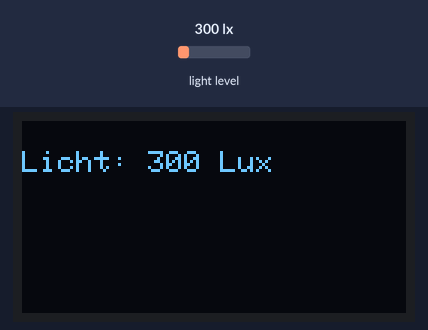
This sketch was run on a simulated ESP32. On the bench: 128×64 one-colour display. The test bench sets the inputs (shaded band); at power-on: light level 300 lx. What the sketch prints to the serial monitor is not drawn.

Above: at 3.2 s.
3.3 s: light level set to 40 lx
At 5.1 s:
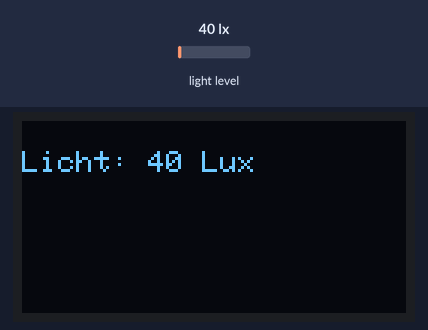
5.5 s: light level set to 500 lx
At 6.6 s:
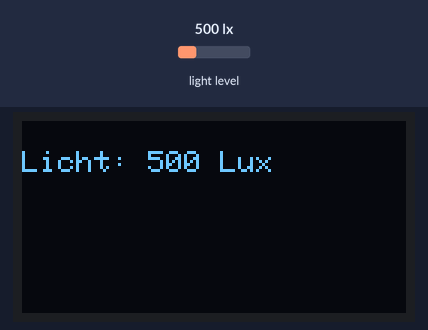
7.5 s: light level set to 1000 lx
At 9.3 s:
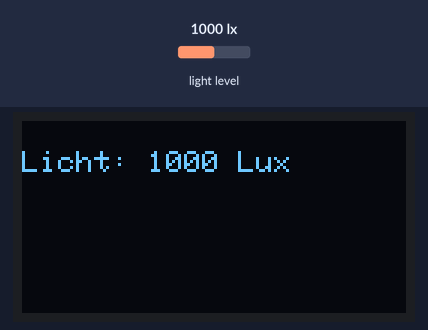
Timing chart, 0 to 10.8 s (numbered marks = the images above; inputs shaded):
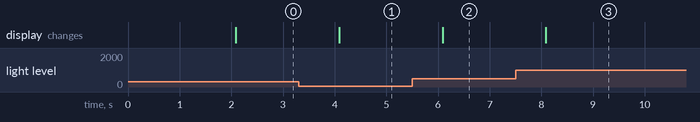

The sketch:

ESP32_Roboter_Auto_BH1750_Lichtstaerke_Sensor.ino
```cpp
/***************************************************
 * Autor: Ingmar Stapel
 * Webseite: www.custom-build-robots.com
 * Datu,: 2025-05-27
 * Version: 1.0
 * Beschreibung:
 *
 * Dieses ESP32-Programm misst die Umgebungslichtstärke mit einem
 * BH1750 I2C-Lichtsensor und zeigt den Wert in Lux auf einem
 * SSD1306 I2C OLED-Display an.
 * Es verwendet die BH1750-Bibliothek (von Christopher Laws) und
 * Adafruits GFX- und SSD1306-Bibliotheken für die Displaysteuerung.
 * Das Programm initialisiert beide I2C-Geräte, liest den Licht-
 * sensor etwa jede Sekunde aus und zeigt das Ergebnis auf
 * dem OLED an. Serielle Ausgabe zum Debuggen ist vorhanden, und
 * eine grundlegende Fehlerbehandlung für Sensor-/Display-Initialisierung
 * und Sensormessungen ist implementiert.
 *
 * Hardware:
 * - ESP32 Microcontroller
 * - BH1750 Light Sensor (I2C)
 * - SSD1306 OLED Display (I2C)
 *
 * I2C Pins (ESP32 default):
 * - SDA: GPIO 21
 * - SCL: GPIO 22
 *
 ****************************************************/

// Benötigte Bibliotheken einbinden
#include <Wire.h>                 // Für I2C-Kommunikation
#include <BH1750.h>               // Für den BH1750 Lichtsensor (von Christopher Laws)
#include <Adafruit_GFX.h>         // Basis-Grafikbibliothek für das Display
#include <Adafruit_SSD1306.h>     // Für das SSD1306 OLED Display

// I2C-Pinbelegung (Standard für die meisten ESP32-Boards)
// Diese können bei Bedarf angepasst werden.
// const int I2C_SDA_PIN = 21; // GPIO21
// const int I2C_SCL_PIN = 22; // GPIO22

// OLED Display Konfiguration
#define SCREEN_WIDTH 128 // OLED Display Breite in Pixeln
#define SCREEN_HEIGHT 64 // OLED Display Höhe in Pixeln
#define OLED_RESET    -1 // Reset Pin # (oder -1 wenn der Reset-Pin des Displays mit dem ESP32 Reset verbunden ist)
// Die I2C-Adresse des SSD1306 ist oft 0x3C oder 0x3D.
// Wenn das Display nicht erkannt wird, versuche die andere Adresse.
#define SCREEN_ADDRESS 0x3C

// Objekte für Sensor und Display erstellen
BH1750 lightMeter; // BH1750 Objekt
Adafruit_SSD1306 display(SCREEN_WIDTH, SCREEN_HEIGHT, &Wire, OLED_RESET); // SSD1306 Objekt

// Globale Variable für den letzten Zeitpunkt der Display-Aktualisierung
unsigned long previousMillis = 0;
const long interval = 1000; // Intervall für die Display-Aktualisierung (in Millisekunden)

void setup() {
  // Serielle Kommunikation für Debugging starten
  Serial.begin(115200);
  Serial.println("BH1750 & SSD1306 Testprogramm");

  // I2C-Bus initialisieren
  // Wire.begin(); // Standardinitialisierung, verwendet die Standard-Pins
  // Alternativ, falls benutzerdefinierte Pins benötigt werden:
  // Wire.begin(I2C_SDA_PIN, I2C_SCL_PIN);
  // Nutzt die Standard I2C Pins des ESP32 (GPIO 21 SDA, GPIO 22 SCL)
  Wire.begin();

  // BH1750 Sensor initialisieren
  Serial.println("Initialisiere BH1750 Sensor...");
  // Der BH1750 kann zwei Adressen haben: 0x23 (Standard) oder 0x5C (wenn ADDR-Pin auf HIGH)
  // Die Bibliothek versucht standardmäßig 0x23.
  // Wenn der Sensor eine andere Adresse hat: lightMeter.begin(BH1750::CONTINUOUS_HIGH_RES_MODE, 0x5C);
  if (lightMeter.begin(BH1750::CONTINUOUS_HIGH_RES_MODE)) {
    Serial.println("BH1750 Sensor erfolgreich initialisiert.");
  } else {
    Serial.println("Fehler: BH1750 Sensor nicht gefunden oder Initialisierung fehlgeschlagen!");
    // Hier könnte man eine Dauerschleife einbauen oder eine Fehlermeldung auf dem Display anzeigen,
    // falls das Display bereits initialisiert wäre. Da es noch nicht initialisiert ist,
    // beschränken wir uns auf die serielle Ausgabe.
    while (1) delay(10); // Anhalten bei Fehler
  }

  // SSD1306 Display initialisieren
  Serial.println("Initialisiere SSD1306 OLED Display...");
  if(!display.begin(SSD1306_SWITCHCAPVCC, SCREEN_ADDRESS)) {
    Serial.println(F("Fehler: SSD1306 Display nicht gefunden!"));
    // Programm anhalten, wenn das Display nicht initialisiert werden kann.
    while (1) delay(10);
  }
  Serial.println("SSD1306 OLED Display erfolgreich initialisiert.");

  // Display-Inhalt löschen
  display.clearDisplay();

  // Textfarbe setzen (weiß auf schwarzem Hintergrund)
  display.setTextColor(SSD1306_WHITE);
  // Textgröße setzen
  display.setTextSize(1);
  // Cursorposition setzen
  display.setCursor(0,0);
  display.println("BH1750 & SSD1306");
  display.println("Initialisierung...");
  display.display(); // Inhalt auf dem Display anzeigen
  delay(2000); // Kurze Pause, um die Initialisierungsnachricht zu sehen
}

void loop() {
  // Aktuelle Zeit erfassen
  unsigned long currentMillis = millis();

  // Nur etwa jede Sekunde aktualisieren
  if (currentMillis - previousMillis >= interval) {
    // Zeitstempel für die letzte Aktualisierung speichern
    previousMillis = currentMillis;

    float lux = lightMeter.readLightLevel(); // Lichtwert auslesen

    // Überprüfen, ob der Messwert gültig ist
    // Der Sensor gibt negative Werte zurück,
    // wenn ein Timeout während der Messung auftritt
    // oder wenn der Messwert außerhalb des gültigen Bereichs liegt.
    if (lux < 0) {
      Serial.println("Fehler beim Auslesen des BH1750 Sensors!");
      // Fehlermeldung auf dem Display anzeigen
      display.clearDisplay();
      display.setTextSize(1);
      display.setCursor(0,0);
      display.println("Sensor Fehler!");
      display.display();
    } else {
      // Lichtwert auf dem seriellen Monitor ausgeben
      Serial.print("Licht: ");
      Serial.print(lux);
      Serial.println(" Lux");

      // Display-Inhalt löschen
      display.clearDisplay();

      // Textgröße und Cursorposition für die Ausgabe setzen
      display.setTextSize(1); // Größerer Text für den Messwert
      display.setCursor(0, 10); // Etwas nach unten verschoben

      // Text für das Display formatieren
      // Umwandlung in Integer für eine saubere Anzeige ohne Nachkommastellen
      String displayText = "Licht: " + String((int)lux) + " Lux";

      // Text auf dem Display anzeigen
      display.println(displayText);

      // Inhalt auf dem Display tatsächlich darstellen
      display.display();
    }

    // Erneute Messung für den kontinuierlichen Modus anfordern (optional,
    // da die Bibliothek dies im kontinuierlichen Modus möglicherweise
    // intern handhabt, aber es schadet nicht und stellt sicher,
    // dass die nächste Messung gestartet wird)
    // Nicht unbedingt nötig, wenn einmal gesetzt
    // lightMeter.configure(BH1750::CONTINUOUS_HIGH_RES_MODE);

  }
}
```

Measured:
- after the input at 3.3 s, the display: changes after 0.79 s (image 1)
- after the input at 5.5 s, the display: changes after 0.59 s (image 2)
- after the input at 7.5 s, the display: changes after 0.59 s (image 3)
